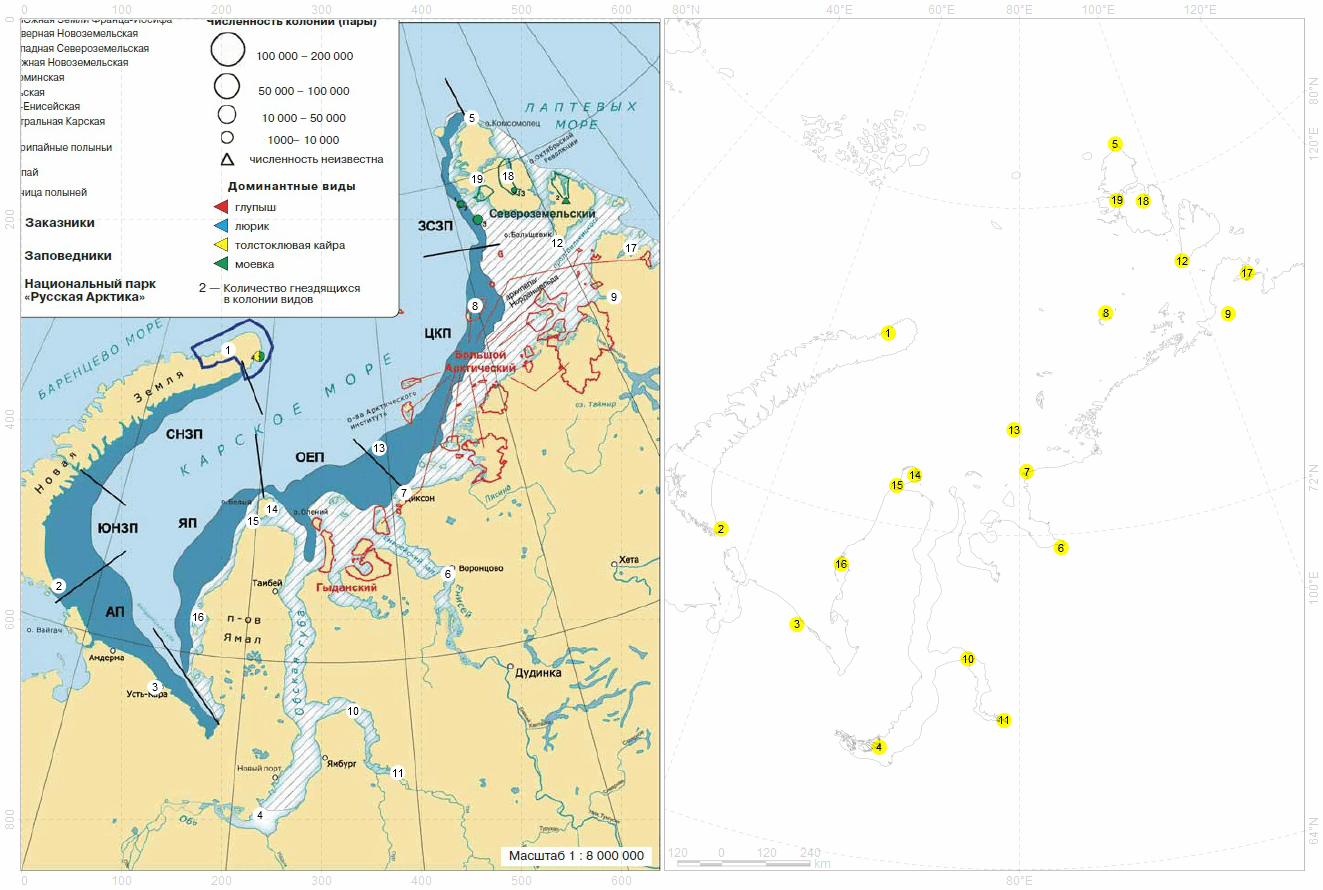

Here is the R script that generated this plot:
plutil::ursula(3)
a <- sf::st_crs("карта.prj")
a <- spatial_crs(a)
gcp <- read.csv("карта.jpg.points",skip=1)
gcp$sourceY <- -gcp$sourceY
gcp$no <- seq_len(nrow(gcp))
b1 <- spatialize(gcp,coords=c("mapX","mapY"),crs=a)
if (T)
   b1 <- spatialize(b1,resetGrid=TRUE,lon0=80)
g1 <- spatial_grid(b1)
#spatial_data(b1) <- data.frame(no=seq(spatial_count(b1)))
#glance(b1)
session_grid(NULL)
#b2 <- spatialize(gcp,coords=c("sourceX","sourceY"),crs=character())
#spatial_data(b2) <- data.frame(no=seq(spatial_count(b2)))
p <- ursa_read("карта.jpg")
#spatial_crs(b2) <- spatial_crs(p)
compose_open(2,scale=1,legend=NULL,fileout="карта.png",bpp=8)
panel_new()
panel_raster(p)
panel_points(x=gcp$sourceX,y=gcp$sourceY,pch=19,cex=3,col="white")
panel_text(x=gcp$sourceX,y=gcp$sourceY,labels=gcp$no)
panel_decor()
panel_new(grid=regrid(g1,expand=1.2),"white")
xy <- spatial_coordinates(b1)
panel_points(x=xy[,1],y=xy[,2],pch=19,cex=3,col="yellow")
panel_text(x=xy[,1],y=xy[,2],labels=gcp$no)
# panel_plot(b1["no"])
panel_decor()
compose_close()
